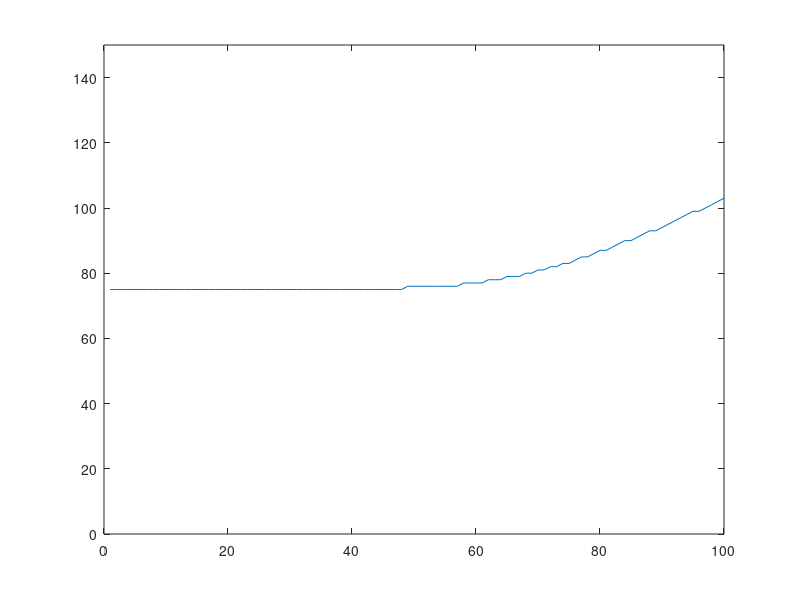

Source code (MATLAB):
clear all; close all; clc;

T=1:100; % try out many possible inputs (t's)

%only need to allocate once, save memory
ttotalmax = 150;
stepsize = 1.0;
m = 78;
sd = 13;

for i = 1:length(T)
    t = T(i);
    ttotal = t:stepsize:ttotalmax;
    
    %need to clear every time, since size shrinks by 1 every loop
    prior = [];
    prior = normpdf(ttotal, m, sd);
    prior = prior/sum(prior*stepsize);

    %figure('Name','Prior');
    %plot(ttotal,prior);
    
    likelihood = [];
    for j = 1:length(ttotal)
        if t>ttotal(j)
            likelihood(j)=0;
        else
            likelihood(j)=1/ttotal(j);
        end
    end

    %figure('Name','Likelihood');
    %plot(ttotal,likelihood);
    
    posterior = [];
    posterior = likelihood.*prior;
    posterior = posterior/sum(posterior*stepsize);
    
    %figure('Name','Posterior');
    %plot(ttotal,posterior);

    posteriorCP = cumsum(posterior*stepsize);
    diffCP = posteriorCP - 0.5;
    diffCP = abs(diffCP);

    [val, ind] = min(diffCP);
    
    ModelPred(i) = ttotal(ind);
end

figure('Name','Estimates of Lifespan for Range T');
plot(T,ModelPred);
xlim([0 100]);
ylim([0 150]);